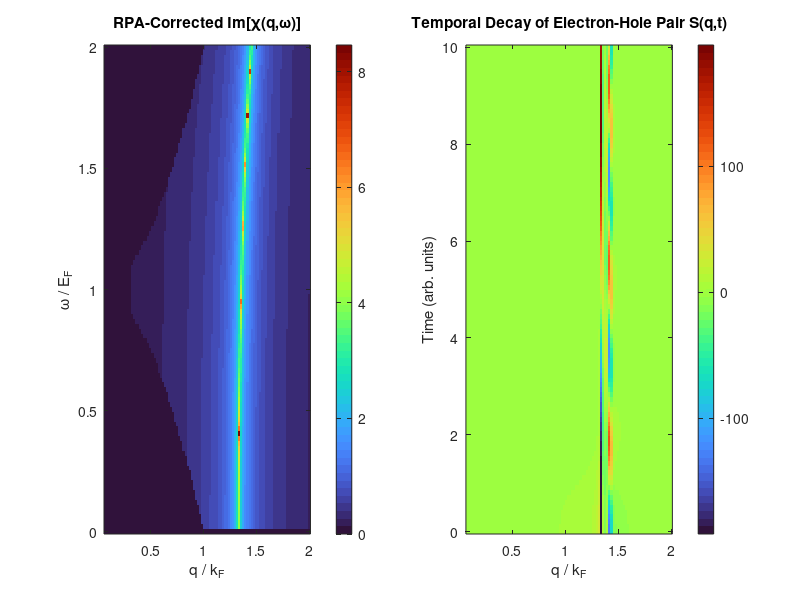

MATLAB code to generate this figure:
% MATLAB script to compute Im[χ_RPA(q,ω)] and simulate temporal decay
clear; clc;

%% Define Physical Constants (atomic units where ħ = m_e = 1)
Ef = 1.0;         % Fermi energy (eV)
kF = sqrt(2*Ef);  % Fermi wavevector
e2 = 1.0;         % Effective Coulomb coupling (scaled for simplicity)
epsilon = 2.0;    % Background dielectric constant (screening)

nq = 100;  % Number of q points
nw = 100;  % Number of frequency points
nt = 100;  % Number of time points

% Define q and ω ranges
q_vals = linspace(0.1, 2*kF, nq);    % Avoid q=0 to prevent division issues
omega_vals = linspace(0, 2*Ef, nw);  % Energy range

% Initialize susceptibility matrices
ImChi0 = zeros(nq, nw);
ImChiRPA = zeros(nq, nw);
Gamma = zeros(nq, nw);

%% Compute Non-Interacting Im[χ_0(q,ω)]
for iq = 1:nq
    q = q_vals(iq);
    for iw = 1:nw
        omega = omega_vals(iw);
        
        % Limits for electron-hole excitations (Landau damping)
        q2 = q^2 / 2; 
        omega_min = max(0, Ef - q2); 
        omega_max = Ef + q2; 
        
        if omega_min < omega && omega < omega_max
            ImChi0(iq, iw) = pi * Ef / (q * sqrt(omega_max^2 - omega^2));  
        else
            ImChi0(iq, iw) = 0; 
        end
    end
end

%% Compute RPA-Corrected Im[χ_RPA(q,ω)]
for iq = 1:nq
    q = q_vals(iq);
    Vq = (2 * pi * e2) / (epsilon * q); % 2D Coulomb interaction
    for iw = 1:nw
        omega = omega_vals(iw);
        
        % RPA correction: χ_RPA = χ_0 / (1 - V(q) χ_0)
        denominator = 1 - Vq * ImChi0(iq, iw);
        if abs(denominator) > 1e-6
            ImChiRPA(iq, iw) = ImChi0(iq, iw) / denominator;
        else
            ImChiRPA(iq, iw) = 0; % Avoid singularities
        end
    end
end

% Compute decay rate Gamma(q, ω)
Gamma = -2 * ImChiRPA;

%% Simulate Temporal Decay S(q,t)
t_vals = linspace(0, 10, nt); % Time range
S_q_t = zeros(nq, nt);

for iq = 1:nq
    for it = 1:nt
        t = t_vals(it);
        % Fourier transform to get time evolution
        S_q_t(iq, it) = trapz(omega_vals, Gamma(iq, :) .* exp(-1i * omega_vals * t));
    end
end

%% Visualization with Fixed Complex Values
figure;
subplot(1,2,1);
imagesc(q_vals/kF, omega_vals/Ef, log1p(abs(ImChiRPA)')); % Ensuring real values
axis xy; colorbar; colormap;
xlabel('q / k_F'); ylabel('\omega / E_F');
title('RPA-Corrected Im[\chi(q,\omega)]');

subplot(1,2,2);
imagesc(q_vals/kF, t_vals, real(S_q_t)'); % Extract real part
axis xy; colorbar; colormap turbo;
xlabel('q / k_F'); ylabel('Time (arb. units)');
title('Temporal Decay of Electron-Hole Pair S(q,t)');
